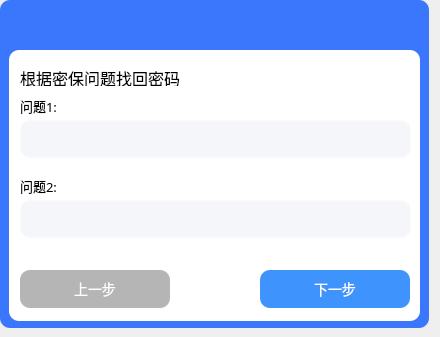
   <widget class="QWidget" name="page_5">
    <widget class="QLabel" name="label_BackRoundQQ_2">
     <property name="geometry">
      <rect>
       <x>0</x>
       <y>0</y>
       <width>429</width>
       <height>328</height>
      </rect>
     </property>
     <property name="styleSheet">
      <string notr="true">QLabel{
	border-radius: 10px;
	background-color: rgb(58, 119, 253);
}</string>
     </property>
     <property name="text">
      <string/>
     </property>
    </widget>
    <widget class="QLabel" name="label_QQLogo_2">
     <property name="geometry">
      <rect>
       <x>10</x>
       <y>10</y>
       <width>134</width>
       <height>34</height>
      </rect>
     </property>
     <property name="styleSheet">
      <string notr="true">QLabel{
	
	image: url(:/Img/QQLOGO.png);
}</string>
     </property>
     <property name="text">
      <string/>
     </property>
    </widget>
    <widget class="QLabel" name="label_FindQQ_2">
     <property name="geometry">
      <rect>
       <x>9</x>
       <y>50</y>
       <width>411</width>
       <height>271</height>
      </rect>
     </property>
     <property name="font">
      <font>
       <family>华文行楷</family>
      </font>
     </property>
     <property name="styleSheet">
      <string notr="true">QLabel{
	
	background-color: rgb(255, 255, 255);
	border-radius:10px;

}</string>
     </property>
     <property name="text">
      <string/>
     </property>
    </widget>
    <widget class="QLabel" name="label_Text10">
     <property name="geometry">
      <rect>
       <x>20</x>
       <y>70</y>
       <width>241</width>
       <height>16</height>
      </rect>
     </property>
     <property name="font">
      <font>
       <family>黑体</family>
       <pointsize>12</pointsize>
      </font>
     </property>
     <property name="text">
      <string>根据密保问题找回密码</string>
     </property>
    </widget>
    <widget class="QLineEdit" name="lineEdit_ConfidentialityIssues1">
     <property name="geometry">
      <rect>
       <x>20</x>
       <y>120</y>
       <width>391</width>
       <height>38</height>
      </rect>
     </property>
     <property name="font">
      <font>
       <family>黑体</family>
       <pointsize>13</pointsize>
       <weight>50</weight>
       <bold>false</bold>
      </font>
     </property>
     <property name="styleSheet">
      <string notr="true">QLineEdit{
	border-style:solid;
border-width:1px;
border-top-color: rgba(255, 255, 255, 0);
border-right-color: rgba(255, 255, 255, 0);
border-left-color: rgba(255, 255, 255, 0);
border-bottom-color: rgb(255, 255, 255, 0);
	background-color: rgb(245, 246, 250);
border-radius:10px;
}</string>
     </property>
     <property name="text">
      <string/>
     </property>
     <property name="maxLength">
      <number>22</number>
     </property>
     <property name="placeholderText">
      <string/>
     </property>
    </widget>
    <widget class="QLineEdit" name="lineEdit_ConfidentialityIssues2">
     <property name="geometry">
      <rect>
       <x>20</x>
       <y>200</y>
       <width>391</width>
       <height>38</height>
      </rect>
     </property>
     <property name="font">
      <font>
       <family>黑体</family>
       <pointsize>13</pointsize>
       <weight>50</weight>
       <bold>false</bold>
      </font>
     </property>
     <property name="styleSheet">
      <string notr="true">QLineEdit{
	border-style:solid;
border-width:1px;
border-top-color: rgba(255, 255, 255, 0);
border-right-color: rgba(255, 255, 255, 0);
border-left-color: rgba(255, 255, 255, 0);
border-bottom-color: rgb(255, 255, 255, 0);
	background-color: rgb(245, 246, 250);
border-radius:10px;
}</string>
     </property>
     <property name="text">
      <string/>
     </property>
     <property name="maxLength">
      <number>22</number>
     </property>
     <property name="placeholderText">
      <string/>
     </property>
    </widget>
    <widget class="QLabel" name="label_ConfidentialityIssues2">
     <property name="geometry">
      <rect>
       <x>20</x>
       <y>176</y>
       <width>361</width>
       <height>20</height>
      </rect>
     </property>
     <property name="font">
      <font>
       <family>黑体</family>
       <pointsize>10</pointsize>
      </font>
     </property>
     <property name="text">
      <string>问题2:</string>
     </property>
    </widget>
    <widget class="QLabel" name="label_ConfidentialityIssues1">
     <property name="geometry">
      <rect>
       <x>20</x>
       <y>96</y>
       <width>361</width>
       <height>20</height>
      </rect>
     </property>
     <property name="font">
      <font>
       <family>黑体</family>
       <pointsize>10</pointsize>
      </font>
     </property>
     <property name="text">
      <string>问题1:</string>
     </property>
    </widget>
    <widget class="QPushButton" name="btn_Next_2">
     <property name="enabled">
      <bool>true</bool>
     </property>
     <property name="geometry">
      <rect>
       <x>260</x>
       <y>270</y>
       <width>150</width>
       <height>38</height>
      </rect>
     </property>
     <property name="font">
      <font>
       <family>新宋体</family>
       <pointsize>-1</pointsize>
      </font>
     </property>
     <property name="autoFillBackground">
      <bool>false</bool>
     </property>
     <property name="styleSheet">
      <string notr="true">QPushButton{
background-color: rgb(63, 147, 253);
color: rgb(255, 255, 255);
border-radius: 10px;
font-size:14px;
}
QPushButton:hover{
	
	background-color: rgb(63, 225, 253);
color: rgb(255, 255, 255);
border-radius: 10px;
}</string>
     </property>
     <property name="text">
      <string>下一步</string>
     </property>
     <property name="iconSize">
      <size>
       <width>238</width>
       <height>36</height>
      </size>
     </property>
     <property name="autoRepeat">
      <bool>false</bool>
     </property>
     <property name="flat">
      <bool>false</bool>
     </property>
    </widget>
    <widget class="QLabel" name="label_ERRORTip2">
     <property name="geometry">
      <rect>
       <x>20</x>
       <y>245</y>
       <width>391</width>
       <height>21</height>
      </rect>
     </property>
     <property name="styleSheet">
      <string notr="true">QLabel{
	
	color: rgb(255, 86, 106);
}</string>
     </property>
     <property name="text">
      <string/>
     </property>
    </widget>
    <widget class="QPushButton" name="btn_close_5">
     <property name="geometry">
      <rect>
       <x>400</x>
       <y>-1</y>
       <width>31</width>
       <height>31</height>
      </rect>
     </property>
     <property name="autoFillBackground">
      <bool>false</bool>
     </property>
     <property name="styleSheet">
      <string notr="true">QPushButton::hover{
	image: url(:/Img/close_red.png);
}
QPushButton::passed{
	
	image: url(:/Img/close_red_passed.png);
}</string>
     </property>
     <property name="text">
      <string/>
     </property>
     <property name="icon">
      <iconset resource="Img.qrc">
       <normaloff>:/Img/close.png</normaloff>:/Img/close.png</iconset>
     </property>
     <property name="iconSize">
      <size>
       <width>16</width>
       <height>16</height>
      </size>
     </property>
     <property name="checkable">
      <bool>false</bool>
     </property>
     <property name="autoDefault">
      <bool>false</bool>
     </property>
     <property name="flat">
      <bool>true</bool>
     </property>
    </widget>
    <widget class="QPushButton" name="btn_minisize_5">
     <property name="geometry">
      <rect>
       <x>370</x>
       <y>-1</y>
       <width>31</width>
       <height>31</height>
      </rect>
     </property>
     <property name="autoFillBackground">
      <bool>false</bool>
     </property>
     <property name="styleSheet">
      <string notr="true">QPushButton::hover{
	image: url(:/Img/minisize_gray.png);
}
</string>
     </property>
     <property name="text">
      <string/>
     </property>
     <property name="icon">
      <iconset resource="Img.qrc">
       <normaloff>:/Img/minisize.png</normaloff>:/Img/minisize.png</iconset>
     </property>
     <property name="iconSize">
      <size>
       <width>16</width>
       <height>16</height>
      </size>
     </property>
     <property name="checkable">
      <bool>false</bool>
     </property>
     <property name="autoDefault">
      <bool>false</bool>
     </property>
     <property name="flat">
      <bool>true</bool>
     </property>
    </widget>
    <widget class="QPushButton" name="btn_Return_3">
     <property name="enabled">
      <bool>true</bool>
     </property>
     <property name="geometry">
      <rect>
       <x>20</x>
       <y>270</y>
       <width>150</width>
       <height>38</height>
      </rect>
     </property>
     <property name="font">
      <font>
       <family>新宋体</family>
       <pointsize>-1</pointsize>
      </font>
     </property>
     <property name="autoFillBackground">
      <bool>false</bool>
     </property>
     <property name="styleSheet">
      <string notr="true">QPushButton{
	
	background-color: rgb(181, 181, 181);
color: rgb(255, 255, 255);
border-radius: 10px;
font-size:14px;
}
QPushButton:hover{
	background-color: rgb(212, 212, 212);
color: rgb(255, 255, 255);
border-radius:10px;

}</string>
     </property>
     <property name="text">
      <string>上一步</string>
     </property>
     <property name="iconSize">
      <size>
       <width>238</width>
       <height>36</height>
      </size>
     </property>
     <property name="autoRepeat">
      <bool>false</bool>
     </property>
     <property name="flat">
      <bool>false</bool>
     </property>
    </widget>
   </widget>
